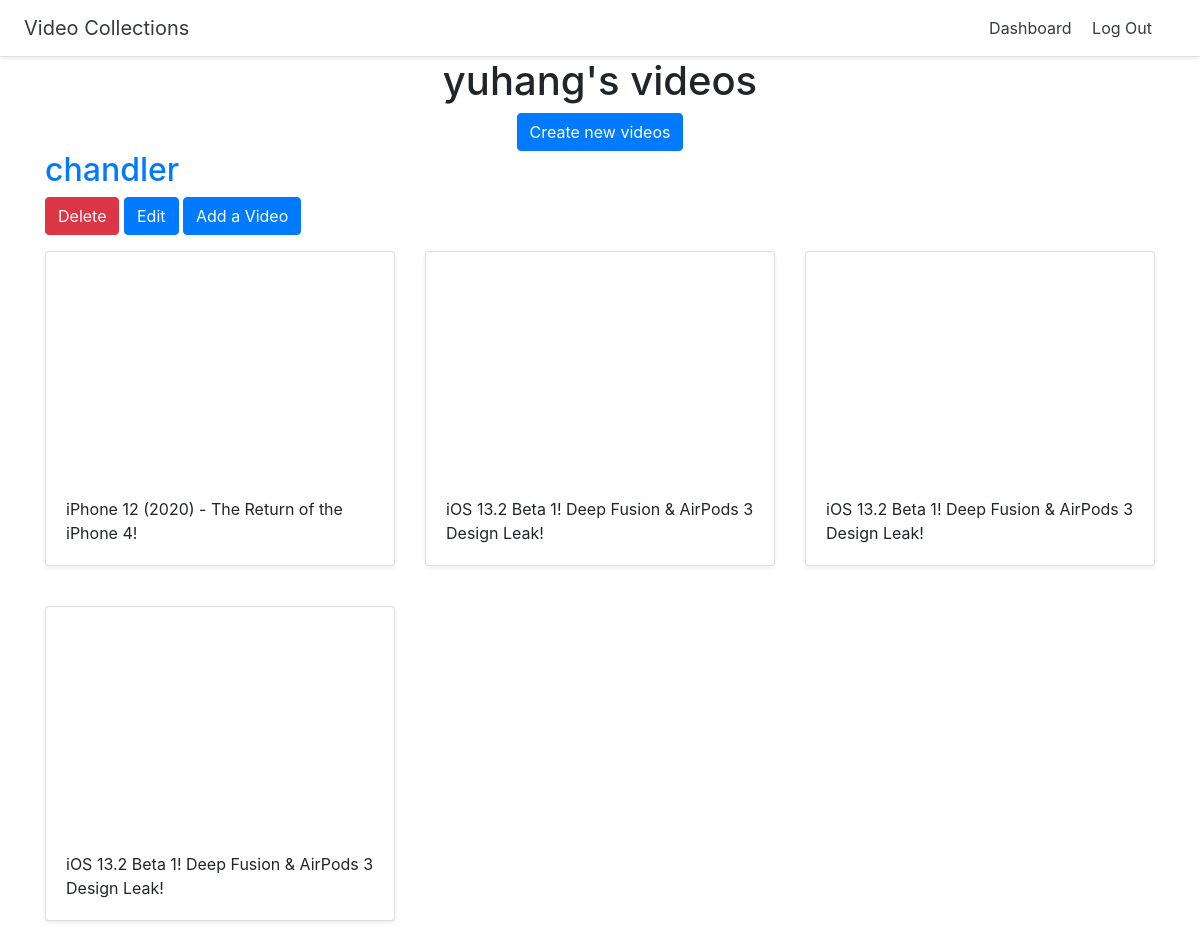
/dashboard (signed in), run on an earlier commit of the app's database.
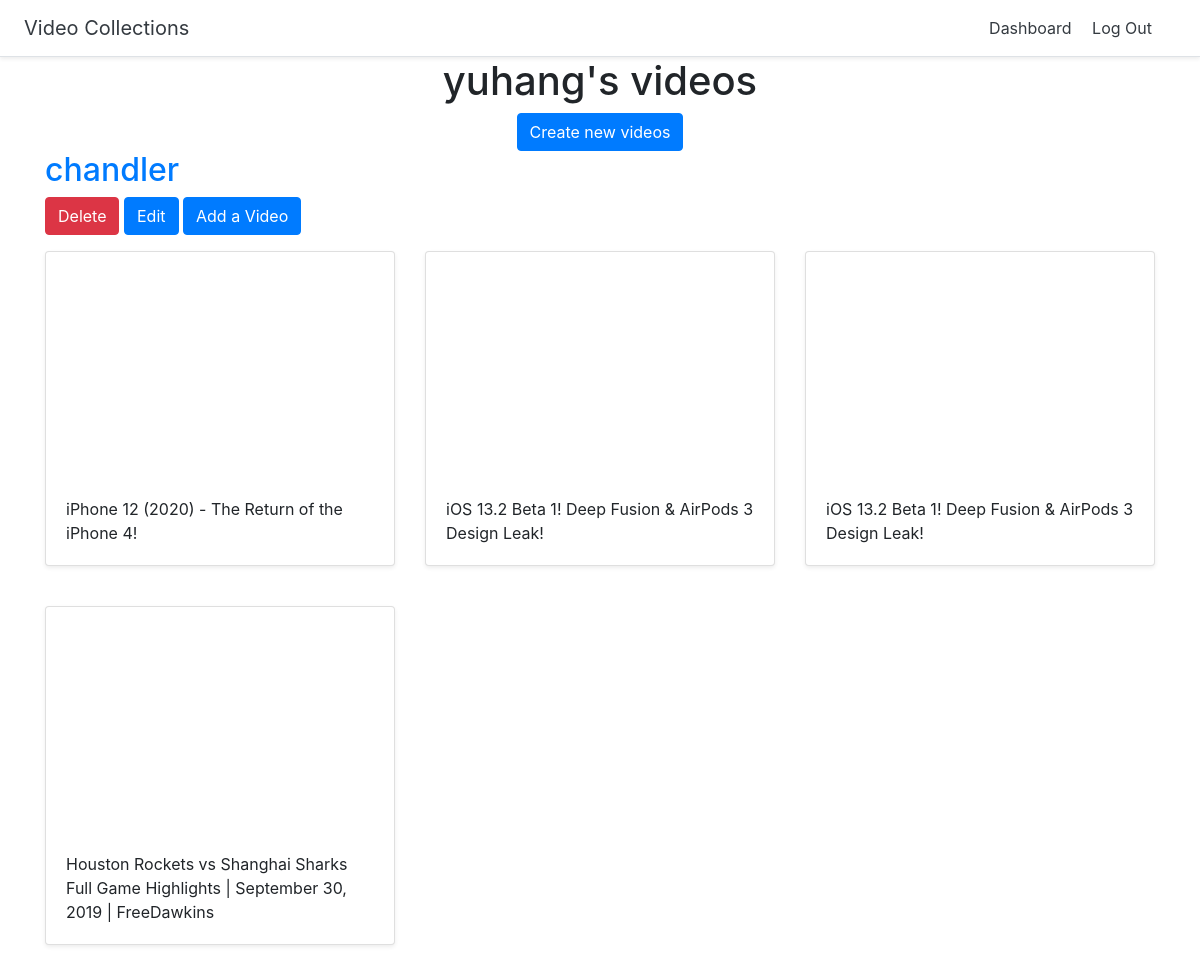
And on a later commit of the database.
### videos/models.py (models this page shows)
class Videos(models.Model):
    title = models.CharField(max_length=200)
    user = models.ForeignKey(User, on_delete=models.CASCADE)

class Video(models.Model):
    title = models.CharField(max_length=200)
    url = models.URLField()
    youtube_id = models.CharField(max_length=100)
    videos = models.ForeignKey(Videos, on_delete=models.CASCADE)

### videos/views.py (the view)
# urls.py: path('dashboard', views.dashboard, name="dashboard"),
@login_required
def dashboard(request):
    videos = Videos.objects.filter(user=request.user)
    return render(request, 'videos/dashboard.html', {'videos': videos})

### videos/templates/videos/dashboard.html
{% extends "videos/base.html" %}
{% block content %}
<div class = "container">
    <div class = "text-center">
        <h1>{{user.username}}'s videos</h1>
        <a href="{%url 'create_videos'%}" class ="btn btn-primary">Create new videos</a>
    </div>
        {%for thevideo in videos%}
    <h2><a href= "{%url 'detail_videos' thevideo.id%}">{{thevideo.title}}</a></h2>
            <a href= "{%url 'delete_videos' thevideo.id%}" class ="btn btn-danger">Delete</a>
            <a href= "{%url 'update_videos' thevideo.id%}" class ="btn btn-primary">Edit</a>
            <a href= "{%url 'add_video' thevideo.id%}" class ="btn btn-primary">Add a Video</a>
         <div class = "row">
            {%for video in thevideo.video_set.all %}
                <div class = "col-md-4 mt-3">
            <div class ="card mb-4 shadow-sm">
                <iframe width="100%" height="225" src="https://www.youtube.com/embed/{{video.youtube_id}}" frameborder="0" allow="accelerometer; autoplay; encrypted-media; gyroscope; picture-in-picture" allowfullscreen></iframe>
            <div class= "card-body"><p class="card-text">{{video.title}}</p>
                </div></div></div>
            {%endfor%}
            </div>
        {%endfor%}
</div>
{% endblock %}

What changed in the data, as far as the page shows it:
removed Video: title "iOS 13.2 Beta 1! Deep Fusion & AirPods 3 Design Leak!"
added Video: title "Houston Rockets vs Shanghai Sharks Full Game Highlights | September 30, 2019 | FreeDawkins"
